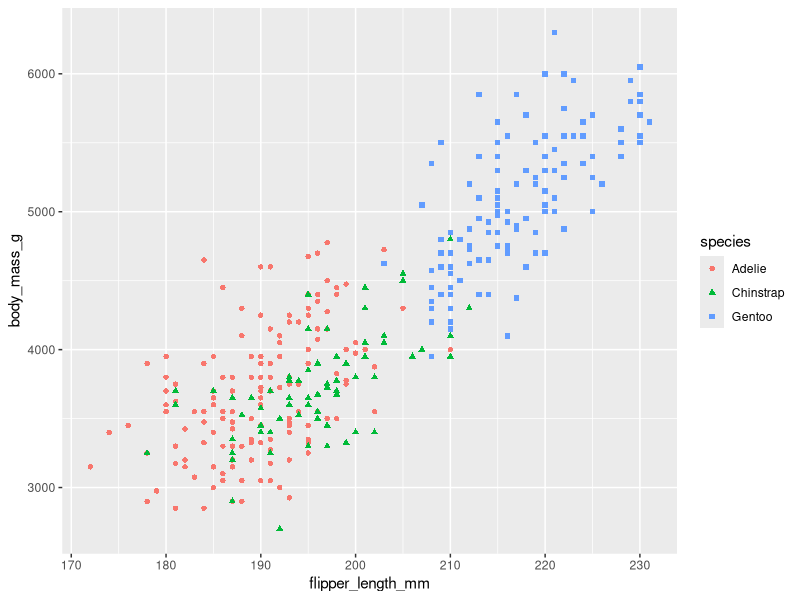
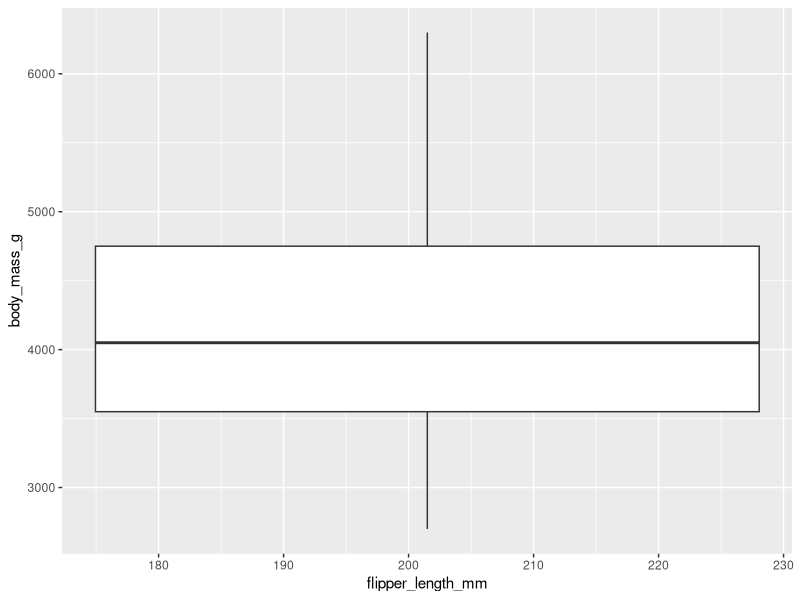
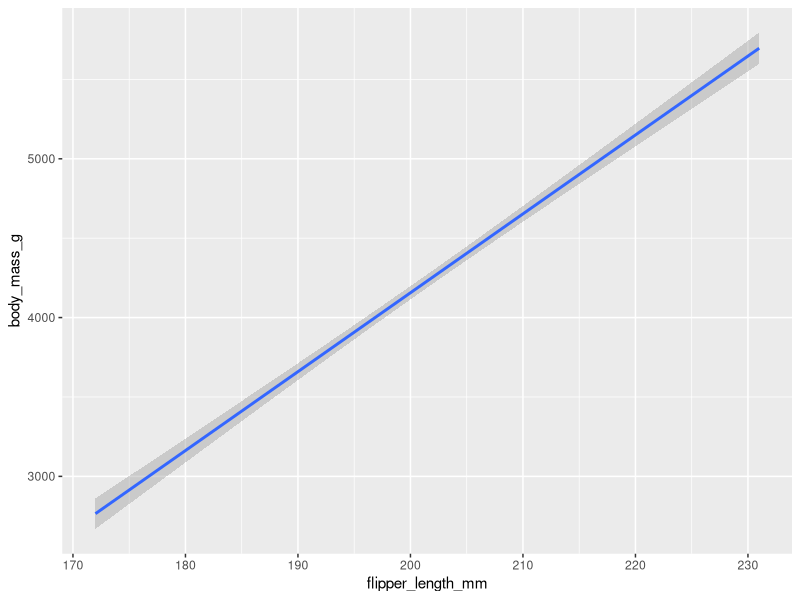
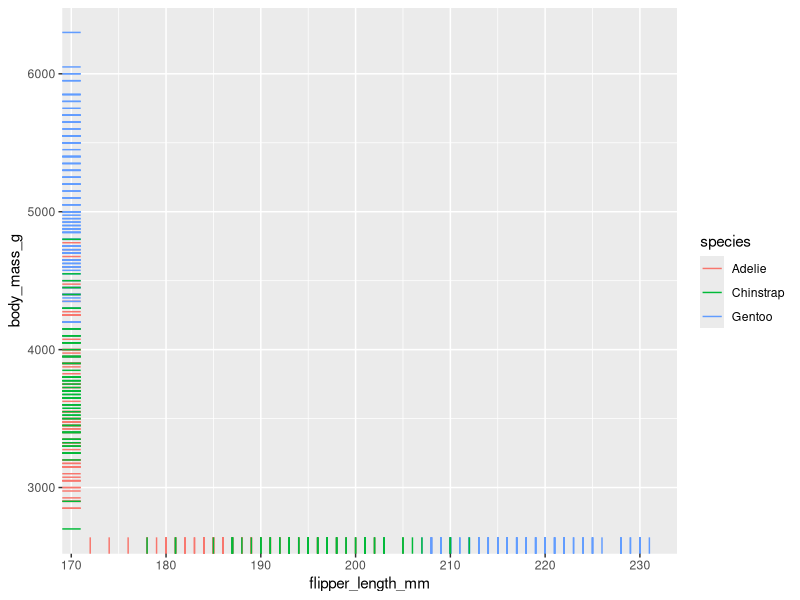
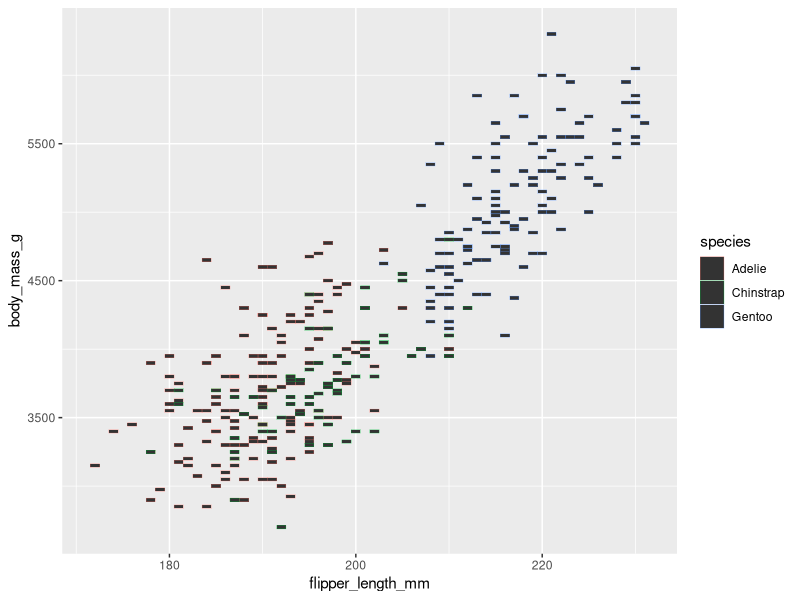
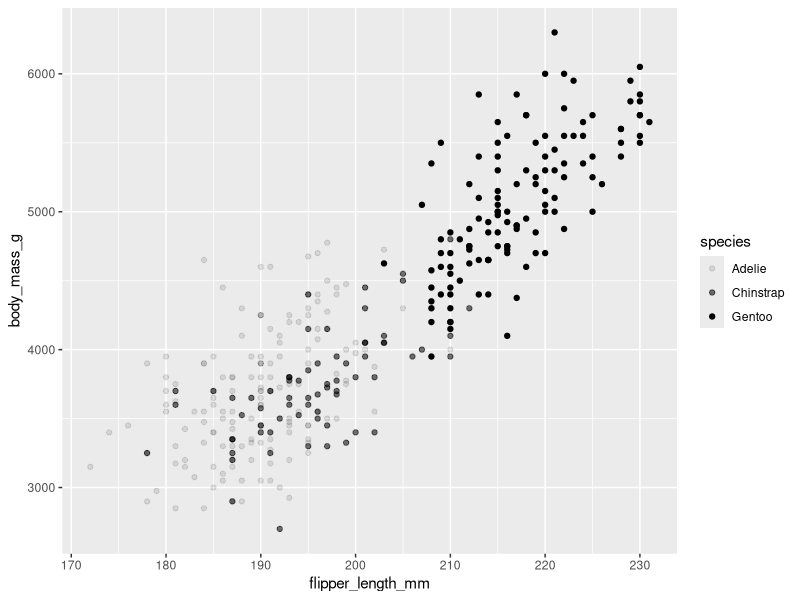
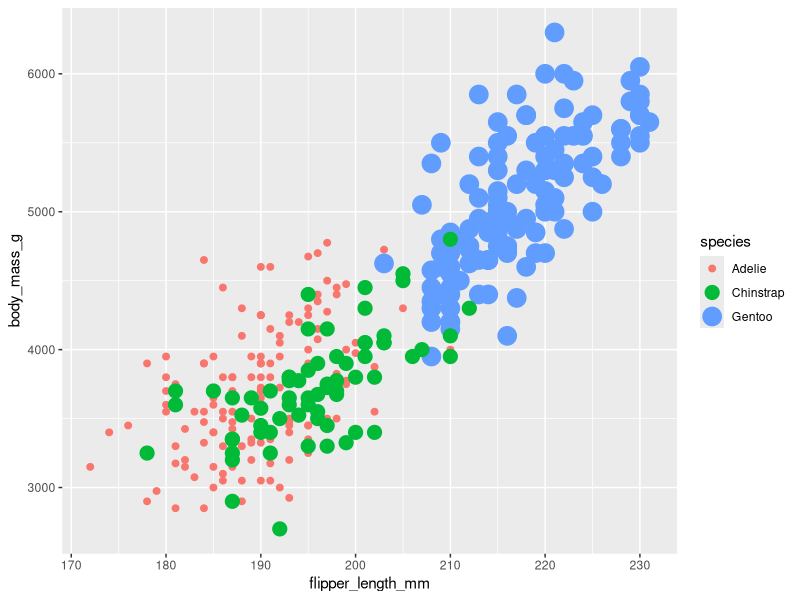
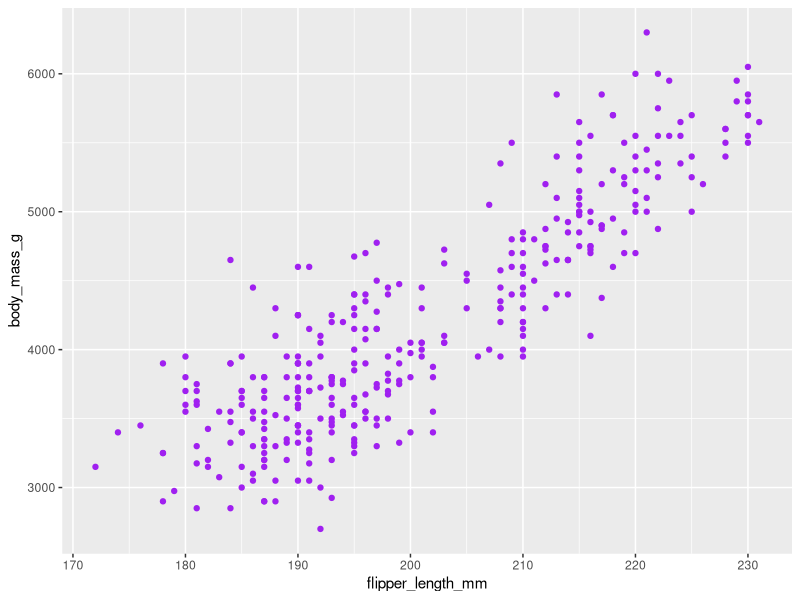

These figures' R source, in order:
library(palmerpenguins)
data("penguins")
library(ggplot2)
View(penguins)
ggplot(data=penguins)+geom_point(mapping = aes(x=flipper_length_mm,y=body_mass_g,color=species,shape=species))
ggplot(data=penguins)+geom_boxplot(mapping = aes(x=flipper_length_mm,y=body_mass_g))
ggplot(data=penguins)+geom_smooth(mapping = aes(x=flipper_length_mm,y=body_mass_g),method = lm)
ggplot(data=penguins)+geom_rug(mapping = aes(x=flipper_length_mm,y=body_mass_g,color=species))
ggplot(data=penguins)+geom_tile(mapping = aes(x=flipper_length_mm,y=body_mass_g,color=species))
#alpha is a good option when you have a dense plot with lots of data points.
ggplot(data=penguins)+geom_point(mapping = aes(x=flipper_length_mm,y=body_mass_g,alpha=species))
ggplot(data=penguins)+geom_point(mapping = aes(x=flipper_length_mm,y=body_mass_g,size=species,color=species))
ggplot(data=penguins)+geom_point(mapping = aes(x=flipper_length_mm,y=body_mass_g),color='purple')
